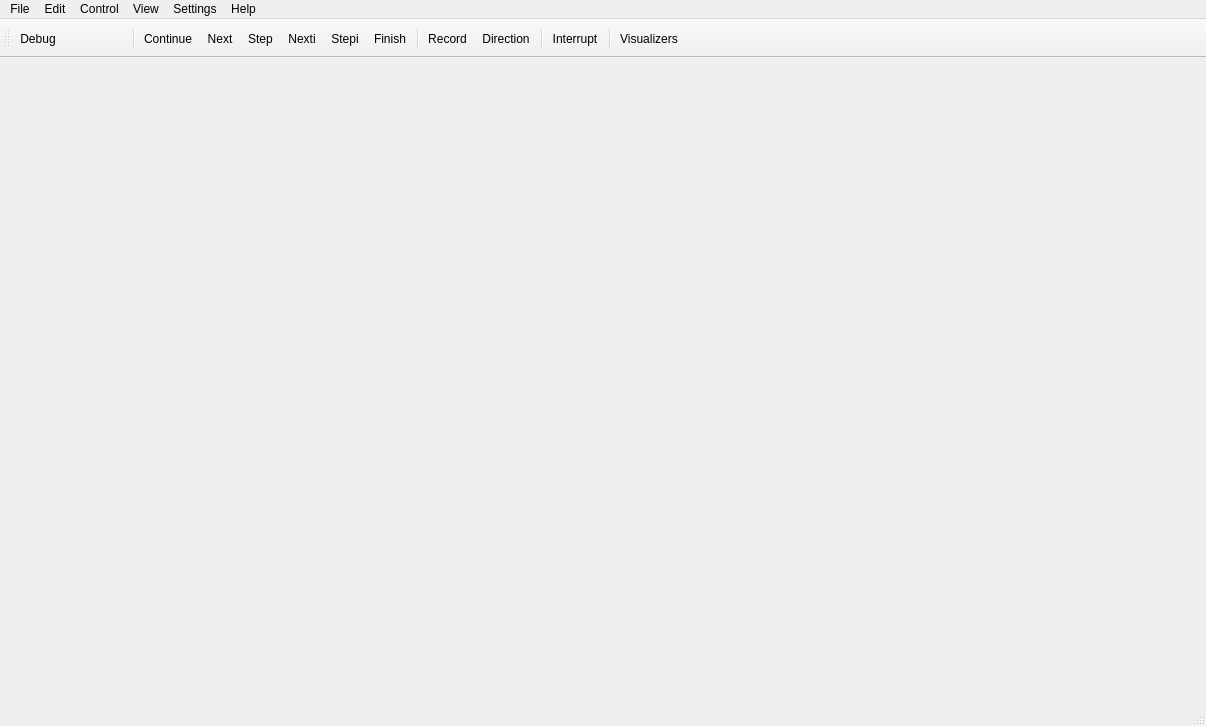
<?xml version="1.0" encoding="UTF-8"?>
<ui version="4.0">
 <class>SeerMainWindowForm</class>
 <widget class="QMainWindow" name="SeerMainWindowForm">
  <property name="geometry">
   <rect>
    <x>0</x>
    <y>0</y>
    <width>1206</width>
    <height>726</height>
   </rect>
  </property>
  <property name="contextMenuPolicy">
   <enum>Qt::NoContextMenu</enum>
  </property>
  <property name="windowTitle">
   <string>Seer Debugger</string>
  </property>
  <widget class="SeerGdbWidget" name="gdbWidget"/>
  <widget class="QMenuBar" name="menubar">
   <property name="geometry">
    <rect>
     <x>0</x>
     <y>0</y>
     <width>1206</width>
     <height>23</height>
    </rect>
   </property>
   <widget class="QMenu" name="menuFile">
    <property name="title">
     <string>File</string>
    </property>
    <addaction name="actionFileDebug"/>
    <addaction name="actionFileArguments"/>
    <addaction name="actionFileQuit"/>
   </widget>
   <widget class="QMenu" name="menuEdit">
    <property name="title">
     <string>Edit</string>
    </property>
   </widget>
   <widget class="QMenu" name="menuView">
    <property name="title">
     <string>View</string>
    </property>
    <widget class="QMenu" name="menuConsole">
     <property name="toolTip">
      <string/>
     </property>
     <property name="statusTip">
      <string/>
     </property>
     <property name="title">
      <string>Console</string>
     </property>
     <property name="icon">
      <iconset resource="resource.qrc">
       <normaloff>:/seer/resources/icons-icons/console.png</normaloff>:/seer/resources/icons-icons/console.png</iconset>
     </property>
     <addaction name="actionConsoleAttached"/>
     <addaction name="actionConsoleDetached"/>
     <addaction name="actionConsoleDetachedMinimized"/>
    </widget>
    <widget class="QMenu" name="menuStyles">
     <property name="title">
      <string>Styles</string>
     </property>
     <property name="icon">
      <iconset resource="resource.qrc">
       <normaloff>:/seer/resources/icons-icons/style.png</normaloff>:/seer/resources/icons-icons/style.png</iconset>
     </property>
    </widget>
    <addaction name="actionViewMemoryVisualizer"/>
    <addaction name="actionViewArrayVisualizer"/>
    <addaction name="actionViewMatrixVisualizer"/>
    <addaction name="actionViewStructVisualizer"/>
    <addaction name="actionViewBasicStructVisualizer"/>
    <addaction name="actionViewImageVisualizer"/>
    <addaction name="actionViewGdbMonitorVisualizer"/>
    <addaction name="actionViewAssembly"/>
    <addaction name="menuConsole"/>
    <addaction name="menuStyles"/>
   </widget>
   <widget class="QMenu" name="menuSettings">
    <property name="title">
     <string>Settings</string>
    </property>
    <addaction name="actionSettingsConfiguration"/>
    <addaction name="actionSettingsSaveConfiguration"/>
   </widget>
   <widget class="QMenu" name="menuHelp">
    <property name="title">
     <string>Help</string>
    </property>
    <addaction name="actionHelpAbout"/>
   </widget>
   <widget class="QMenu" name="menuControl">
    <property name="title">
     <string>Control</string>
    </property>
    <widget class="QMenu" name="actionControlRecordMenu">
     <property name="toolTip">
      <string>Set Record mode.</string>
     </property>
     <property name="title">
      <string>Record</string>
     </property>
     <property name="icon">
      <iconset resource="resource.qrc">
       <normaloff>:/seer/resources/RelaxLightIcons/tools-media-optical-burn-image.svg</normaloff>:/seer/resources/RelaxLightIcons/tools-media-optical-burn-image.svg</iconset>
     </property>
     <addaction name="actionControlRecordStart"/>
     <addaction name="actionControlRecordStop"/>
    </widget>
    <widget class="QMenu" name="actionControlDirectionMenu">
     <property name="toolTip">
      <string>Set Playback direction.</string>
     </property>
     <property name="title">
      <string>Direction</string>
     </property>
     <property name="icon">
      <iconset resource="resource.qrc">
       <normaloff>:/seer/resources/RelaxLightIcons/go-next.svg</normaloff>:/seer/resources/RelaxLightIcons/go-next.svg</iconset>
     </property>
     <addaction name="actionControlRecordForward"/>
     <addaction name="actionControlRecordReverse"/>
    </widget>
    <widget class="QMenu" name="actionControlReverseMenu">
     <property name="title">
      <string>Reverse</string>
     </property>
     <addaction name="actionControlReverseContinue"/>
     <addaction name="actionControlReverseNext"/>
     <addaction name="actionControlReverseStep"/>
     <addaction name="actionControlReverseFinish"/>
     <addaction name="separator"/>
     <addaction name="actionControlReverseNexti"/>
     <addaction name="actionControlReverseStepi"/>
    </widget>
    <addaction name="actionControlRestart"/>
    <addaction name="actionControlTerminate"/>
    <addaction name="actionControlContinue"/>
    <addaction name="actionControlNext"/>
    <addaction name="actionControlStep"/>
    <addaction name="actionControlFinish"/>
    <addaction name="actionControlRunToLine"/>
    <addaction name="separator"/>
    <addaction name="actionControlNexti"/>
    <addaction name="actionControlStepi"/>
    <addaction name="separator"/>
    <addaction name="actionControlRecordMenu"/>
    <addaction name="actionControlDirectionMenu"/>
    <addaction name="actionControlReverseMenu"/>
    <addaction name="separator"/>
    <addaction name="actionControlInterrupt"/>
   </widget>
   <addaction name="menuFile"/>
   <addaction name="menuEdit"/>
   <addaction name="menuControl"/>
   <addaction name="menuView"/>
   <addaction name="menuSettings"/>
   <addaction name="menuHelp"/>
  </widget>
  <widget class="QStatusBar" name="statusbar"/>
  <widget class="QToolBar" name="toolBar">
   <property name="windowTitle">
    <string>toolBar</string>
   </property>
   <property name="toolButtonStyle">
    <enum>Qt::ToolButtonTextBesideIcon</enum>
   </property>
   <attribute name="toolBarArea">
    <enum>TopToolBarArea</enum>
   </attribute>
   <attribute name="toolBarBreak">
    <bool>false</bool>
   </attribute>
   <addaction name="actionGdbLaunch"/>
   <addaction name="actionGdbTerminate"/>
   <addaction name="actionGdbRestart"/>
   <addaction name="separator"/>
   <addaction name="actionGdbContinue"/>
   <addaction name="actionGdbNext"/>
   <addaction name="actionGdbStep"/>
   <addaction name="actionGdbNexti"/>
   <addaction name="actionGdbStepi"/>
   <addaction name="actionGdbFinish"/>
   <addaction name="separator"/>
   <addaction name="actionRecordProcess"/>
   <addaction name="actionRecordDirection"/>
   <addaction name="separator"/>
   <addaction name="actionInterruptProcess"/>
   <addaction name="separator"/>
   <addaction name="actionVisualizers"/>
  </widget>
  <action name="actionFileQuit">
   <property name="icon">
    <iconset resource="resource.qrc">
     <normaloff>:/seer/resources/icons-icons/exit.png</normaloff>:/seer/resources/icons-icons/exit.png</iconset>
   </property>
   <property name="text">
    <string>Quit</string>
   </property>
   <property name="toolTip">
    <string>Quit</string>
   </property>
   <property name="statusTip">
    <string>Quit the  Seer debugger.</string>
   </property>
  </action>
  <action name="actionGdbRestart">
   <property name="icon">
    <iconset resource="resource.qrc">
     <normaloff>:/seer/resources/RelaxLightIcons/view-refresh.svg</normaloff>:/seer/resources/RelaxLightIcons/view-refresh.svg</iconset>
   </property>
   <property name="text">
    <string/>
   </property>
  </action>
  <action name="actionGdbNext">
   <property name="icon">
    <iconset resource="resource.qrc">
     <normaloff>:/seer/resources/RelaxLightIcons/debug-step-over.svg</normaloff>:/seer/resources/RelaxLightIcons/debug-step-over.svg</iconset>
   </property>
   <property name="text">
    <string>Next</string>
   </property>
  </action>
  <action name="actionGdbStep">
   <property name="icon">
    <iconset resource="resource.qrc">
     <normaloff>:/seer/resources/RelaxLightIcons/debug-step-into.svg</normaloff>:/seer/resources/RelaxLightIcons/debug-step-into.svg</iconset>
   </property>
   <property name="text">
    <string>Step</string>
   </property>
  </action>
  <action name="actionGdbFinish">
   <property name="icon">
    <iconset resource="resource.qrc">
     <normaloff>:/seer/resources/RelaxLightIcons/debug-step-out.svg</normaloff>:/seer/resources/RelaxLightIcons/debug-step-out.svg</iconset>
   </property>
   <property name="text">
    <string>Finish</string>
   </property>
  </action>
  <action name="actionGdbContinue">
   <property name="icon">
    <iconset resource="resource.qrc">
     <normaloff>:/seer/resources/RelaxLightIcons/debug-execute-from-cursor.svg</normaloff>:/seer/resources/RelaxLightIcons/debug-execute-from-cursor.svg</iconset>
   </property>
   <property name="text">
    <string>Continue</string>
   </property>
  </action>
  <action name="actionFileDebug">
   <property name="icon">
    <iconset resource="resource.qrc">
     <normaloff>:/seer/resources/thenounproject/fortune-teller.svg</normaloff>:/seer/resources/thenounproject/fortune-teller.svg</iconset>
   </property>
   <property name="text">
    <string>Debug...</string>
   </property>
   <property name="toolTip">
    <string>Debug</string>
   </property>
   <property name="statusTip">
    <string>Load an executable to debug.</string>
   </property>
  </action>
  <action name="actionFileArguments">
   <property name="icon">
    <iconset resource="resource.qrc">
     <normaloff>:/seer/resources/icons-icons/arguments.png</normaloff>:/seer/resources/icons-icons/arguments.png</iconset>
   </property>
   <property name="text">
    <string>Arguments...</string>
   </property>
   <property name="toolTip">
    <string>Arguments</string>
   </property>
   <property name="statusTip">
    <string>Specify new arguments to the current executable.</string>
   </property>
  </action>
  <action name="actionInterruptProcess">
   <property name="icon">
    <iconset resource="resource.qrc">
     <normaloff>:/seer/resources/thenounproject/stop.svg</normaloff>:/seer/resources/thenounproject/stop.svg</iconset>
   </property>
   <property name="text">
    <string>Interrupt</string>
   </property>
   <property name="toolTip">
    <string>Send a 'Terminate' signal to the process.&lt;br/&gt;&lt;br/&gt;Hold down for alternate signals.</string>
   </property>
  </action>
  <action name="actionHelpAbout">
   <property name="icon">
    <iconset resource="resource.qrc">
     <normaloff>:/seer/resources/icons/hicolor/32x32/seergdb.png</normaloff>:/seer/resources/icons/hicolor/32x32/seergdb.png</iconset>
   </property>
   <property name="text">
    <string>About Seer</string>
   </property>
   <property name="statusTip">
    <string>About Seer</string>
   </property>
  </action>
  <action name="actionViewMemoryVisualizer">
   <property name="icon">
    <iconset resource="resource.qrc">
     <normaloff>:/seer/resources/thenounproject/memory.svg</normaloff>:/seer/resources/thenounproject/memory.svg</iconset>
   </property>
   <property name="text">
    <string>Memory Visualizer</string>
   </property>
   <property name="statusTip">
    <string>Launch a blank Memory Visualizer.</string>
   </property>
  </action>
  <action name="actionViewArrayVisualizer">
   <property name="icon">
    <iconset resource="resource.qrc">
     <normaloff>:/seer/resources/thenounproject/memory.svg</normaloff>:/seer/resources/thenounproject/memory.svg</iconset>
   </property>
   <property name="text">
    <string>Array Visualizer</string>
   </property>
   <property name="statusTip">
    <string>Launch a blank Array Visualizer.</string>
   </property>
  </action>
  <action name="actionControlRestart">
   <property name="icon">
    <iconset resource="resource.qrc">
     <normaloff>:/seer/resources/RelaxLightIcons/view-refresh.svg</normaloff>:/seer/resources/RelaxLightIcons/view-refresh.svg</iconset>
   </property>
   <property name="text">
    <string>Restart</string>
   </property>
   <property name="toolTip">
    <string>Restart the debugging session</string>
   </property>
   <property name="statusTip">
    <string>Restart the debugging session. Honor breakpoints, if any.</string>
   </property>
  </action>
  <action name="actionControlContinue">
   <property name="icon">
    <iconset resource="resource.qrc">
     <normaloff>:/seer/resources/RelaxLightIcons/debug-execute-from-cursor.svg</normaloff>:/seer/resources/RelaxLightIcons/debug-execute-from-cursor.svg</iconset>
   </property>
   <property name="text">
    <string>Continue</string>
   </property>
   <property name="toolTip">
    <string>Continue</string>
   </property>
   <property name="statusTip">
    <string>Continue executing the program. Stop at any breakpoints, or when the program exits.</string>
   </property>
  </action>
  <action name="actionControlNext">
   <property name="icon">
    <iconset resource="resource.qrc">
     <normaloff>:/seer/resources/RelaxLightIcons/debug-step-over.svg</normaloff>:/seer/resources/RelaxLightIcons/debug-step-over.svg</iconset>
   </property>
   <property name="text">
    <string>Next</string>
   </property>
   <property name="toolTip">
    <string>Next</string>
   </property>
   <property name="statusTip">
    <string>Execute next step, step over functions.</string>
   </property>
  </action>
  <action name="actionControlStep">
   <property name="icon">
    <iconset resource="resource.qrc">
     <normaloff>:/seer/resources/RelaxLightIcons/debug-step-into.svg</normaloff>:/seer/resources/RelaxLightIcons/debug-step-into.svg</iconset>
   </property>
   <property name="text">
    <string>Step</string>
   </property>
   <property name="toolTip">
    <string>Step</string>
   </property>
   <property name="statusTip">
    <string>Execute next step, step into functions.</string>
   </property>
  </action>
  <action name="actionControlFinish">
   <property name="icon">
    <iconset resource="resource.qrc">
     <normaloff>:/seer/resources/RelaxLightIcons/debug-step-out.svg</normaloff>:/seer/resources/RelaxLightIcons/debug-step-out.svg</iconset>
   </property>
   <property name="text">
    <string>Finish</string>
   </property>
   <property name="toolTip">
    <string>Finish</string>
   </property>
   <property name="statusTip">
    <string>Execute the remaining function, stop after it exits.</string>
   </property>
  </action>
  <action name="actionControlInterrupt">
   <property name="icon">
    <iconset resource="resource.qrc">
     <normaloff>:/seer/resources/thenounproject/stop.svg</normaloff>:/seer/resources/thenounproject/stop.svg</iconset>
   </property>
   <property name="text">
    <string>Interrupt</string>
   </property>
   <property name="toolTip">
    <string>Interrupt</string>
   </property>
   <property name="statusTip">
    <string>Send a 'Terminate' signal to the process.</string>
   </property>
  </action>
  <action name="actionSettingsConfiguration">
   <property name="icon">
    <iconset resource="resource.qrc">
     <normaloff>:/seer/resources/thenounproject/configure.svg</normaloff>:/seer/resources/thenounproject/configure.svg</iconset>
   </property>
   <property name="text">
    <string>Configuration...</string>
   </property>
   <property name="statusTip">
    <string>Configure Seer.</string>
   </property>
  </action>
  <action name="actionSettingsSaveConfiguration">
   <property name="icon">
    <iconset resource="resource.qrc">
     <normaloff>:/seer/resources/RelaxLightIcons/document-save.svg</normaloff>:/seer/resources/RelaxLightIcons/document-save.svg</iconset>
   </property>
   <property name="text">
    <string>Save Configuration...</string>
   </property>
   <property name="statusTip">
    <string>Save the configurations so future Seer sessions will use them.</string>
   </property>
  </action>
  <action name="actionConsoleAttached">
   <property name="icon">
    <iconset resource="resource.qrc">
     <normaloff>:/seer/resources/icons-icons/attach.png</normaloff>:/seer/resources/icons-icons/attach.png</iconset>
   </property>
   <property name="text">
    <string>Attached</string>
   </property>
   <property name="toolTip">
    <string>Show the console window in Seer's tabs.</string>
   </property>
   <property name="statusTip">
    <string>Show the console window in Seer's tabs.</string>
   </property>
  </action>
  <action name="actionConsoleDetached">
   <property name="icon">
    <iconset resource="resource.qrc">
     <normaloff>:/seer/resources/icons-icons/maximize.png</normaloff>:/seer/resources/icons-icons/maximize.png</iconset>
   </property>
   <property name="text">
    <string>Detached</string>
   </property>
   <property name="toolTip">
    <string>Detach the console into it's own window.</string>
   </property>
   <property name="statusTip">
    <string>Detach the console into it's own window.</string>
   </property>
  </action>
  <action name="actionConsoleDetachedMinimized">
   <property name="icon">
    <iconset resource="resource.qrc">
     <normaloff>:/seer/resources/icons-icons/minimize.png</normaloff>:/seer/resources/icons-icons/minimize.png</iconset>
   </property>
   <property name="text">
    <string>Detached Minimized</string>
   </property>
   <property name="toolTip">
    <string>Detach the console into it's own minimaize window.</string>
   </property>
   <property name="statusTip">
    <string>Detach the console into it's own minimaize window.</string>
   </property>
  </action>
  <action name="actionControlNexti">
   <property name="icon">
    <iconset resource="resource.qrc">
     <normaloff>:/seer/resources/RelaxLightIcons/debug-step-instruction.svg</normaloff>:/seer/resources/RelaxLightIcons/debug-step-instruction.svg</iconset>
   </property>
   <property name="text">
    <string>Nexti</string>
   </property>
   <property name="statusTip">
    <string>Execute next instruction, step over functions.</string>
   </property>
  </action>
  <action name="actionControlStepi">
   <property name="icon">
    <iconset resource="resource.qrc">
     <normaloff>:/seer/resources/RelaxLightIcons/debug-step-into-instruction.svg</normaloff>:/seer/resources/RelaxLightIcons/debug-step-into-instruction.svg</iconset>
   </property>
   <property name="text">
    <string>Stepi</string>
   </property>
   <property name="statusTip">
    <string>Execute next instruction, step into functions.</string>
   </property>
  </action>
  <action name="actionViewAssembly">
   <property name="icon">
    <iconset resource="resource.qrc">
     <normaloff>:/seer/resources/thenounproject/assembly.svg</normaloff>:/seer/resources/thenounproject/assembly.svg</iconset>
   </property>
   <property name="text">
    <string>Assembly View</string>
   </property>
   <property name="statusTip">
    <string>View the program's assembly.</string>
   </property>
  </action>
  <action name="actionViewStructVisualizer">
   <property name="icon">
    <iconset resource="resource.qrc">
     <normaloff>:/seer/resources/thenounproject/memory.svg</normaloff>:/seer/resources/thenounproject/memory.svg</iconset>
   </property>
   <property name="text">
    <string>Struct Visualizer</string>
   </property>
   <property name="statusTip">
    <string>Launch a blank Struct Visualizer.</string>
   </property>
  </action>
  <action name="actionControlRecordStop">
   <property name="icon">
    <iconset resource="resource.qrc">
     <normaloff>:/seer/resources/thenounproject/stop.svg</normaloff>:/seer/resources/thenounproject/stop.svg</iconset>
   </property>
   <property name="text">
    <string>Stop</string>
   </property>
   <property name="toolTip">
    <string>Stop Record mode.</string>
   </property>
  </action>
  <action name="actionControlRecordReverse">
   <property name="checkable">
    <bool>true</bool>
   </property>
   <property name="icon">
    <iconset resource="resource.qrc">
     <normaloff>:/seer/resources/RelaxLightIcons/go-previous.svg</normaloff>:/seer/resources/RelaxLightIcons/go-previous.svg</iconset>
   </property>
   <property name="text">
    <string>Reverse</string>
   </property>
   <property name="toolTip">
    <string>Set Gdb Playback to reverse.</string>
   </property>
  </action>
  <action name="actionRecordProcess">
   <property name="icon">
    <iconset resource="resource.qrc">
     <normaloff>:/seer/resources/RelaxLightIcons/tools-media-optical-burn-image.svg</normaloff>:/seer/resources/RelaxLightIcons/tools-media-optical-burn-image.svg</iconset>
   </property>
   <property name="text">
    <string>Record</string>
   </property>
   <property name="toolTip">
    <string>Toggle Record mode.</string>
   </property>
  </action>
  <action name="actionControlRecordStart">
   <property name="icon">
    <iconset resource="resource.qrc">
     <normaloff>:/seer/resources/RelaxLightIcons/debug-execute-from-cursor.svg</normaloff>:/seer/resources/RelaxLightIcons/debug-execute-from-cursor.svg</iconset>
   </property>
   <property name="text">
    <string>Start</string>
   </property>
   <property name="toolTip">
    <string>Start Record mode.</string>
   </property>
  </action>
  <action name="actionControlRecordForward">
   <property name="checkable">
    <bool>true</bool>
   </property>
   <property name="icon">
    <iconset resource="resource.qrc">
     <normaloff>:/seer/resources/RelaxLightIcons/go-next.svg</normaloff>:/seer/resources/RelaxLightIcons/go-next.svg</iconset>
   </property>
   <property name="text">
    <string>Forward</string>
   </property>
   <property name="toolTip">
    <string>Set Gdb Playback to forward.</string>
   </property>
  </action>
  <action name="actionRecordDirection">
   <property name="icon">
    <iconset resource="resource.qrc">
     <normaloff>:/seer/resources/RelaxLightIcons/go-next.svg</normaloff>:/seer/resources/RelaxLightIcons/go-next.svg</iconset>
   </property>
   <property name="text">
    <string>Direction</string>
   </property>
   <property name="toolTip">
    <string>Toggle Playback direction.</string>
   </property>
  </action>
  <action name="actionViewImageVisualizer">
   <property name="icon">
    <iconset resource="resource.qrc">
     <normaloff>:/seer/resources/thenounproject/memory.svg</normaloff>:/seer/resources/thenounproject/memory.svg</iconset>
   </property>
   <property name="text">
    <string>Image Visualizer</string>
   </property>
   <property name="statusTip">
    <string>Launch a blank Image Visualizer.</string>
   </property>
  </action>
  <action name="actionGdbNexti">
   <property name="icon">
    <iconset resource="resource.qrc">
     <normaloff>:/seer/resources/RelaxLightIcons/debug-step-instruction.svg</normaloff>:/seer/resources/RelaxLightIcons/debug-step-instruction.svg</iconset>
   </property>
   <property name="text">
    <string>Nexti</string>
   </property>
   <property name="toolTip">
    <string>Nexti</string>
   </property>
  </action>
  <action name="actionGdbStepi">
   <property name="icon">
    <iconset resource="resource.qrc">
     <normaloff>:/seer/resources/RelaxLightIcons/debug-step-into-instruction.svg</normaloff>:/seer/resources/RelaxLightIcons/debug-step-into-instruction.svg</iconset>
   </property>
   <property name="text">
    <string>Stepi</string>
   </property>
   <property name="toolTip">
    <string>Stepi</string>
   </property>
  </action>
  <action name="actionVisualizers">
   <property name="icon">
    <iconset resource="resource.qrc">
     <normaloff>:/seer/resources/thenounproject/memory.svg</normaloff>:/seer/resources/thenounproject/memory.svg</iconset>
   </property>
   <property name="text">
    <string>Visualizers</string>
   </property>
   <property name="toolTip">
    <string>Launch a Memory visualizer.&lt;br/&gt;&lt;br/&gt;Hold down for alternate visualizers.</string>
   </property>
  </action>
  <action name="actionViewBasicStructVisualizer">
   <property name="icon">
    <iconset resource="resource.qrc">
     <normaloff>:/seer/resources/thenounproject/memory.svg</normaloff>:/seer/resources/thenounproject/memory.svg</iconset>
   </property>
   <property name="text">
    <string>Basic Struct Visualizer</string>
   </property>
   <property name="statusTip">
    <string>Launch a blank Basic Struct Visualizer.</string>
   </property>
  </action>
  <action name="actionViewExecutionMessages">
   <property name="text">
    <string>Execution Messages</string>
   </property>
   <property name="statusTip">
    <string>View the program's execution messages.</string>
   </property>
  </action>
  <action name="actionGdbTerminate">
   <property name="icon">
    <iconset resource="resource.qrc">
     <normaloff>:/seer/resources/RelaxLightIcons/system-shutdown.svg</normaloff>:/seer/resources/RelaxLightIcons/system-shutdown.svg</iconset>
   </property>
   <property name="text">
    <string/>
   </property>
   <property name="toolTip">
    <string/>
   </property>
   <property name="menuRole">
    <enum>QAction::NoRole</enum>
   </property>
  </action>
  <action name="actionGdbLaunch">
   <property name="icon">
    <iconset resource="resource.qrc">
     <normaloff>:/seer/resources/thenounproject/fortune-teller.svg</normaloff>:/seer/resources/thenounproject/fortune-teller.svg</iconset>
   </property>
   <property name="text">
    <string>Debug</string>
   </property>
   <property name="toolTip">
    <string>Launch a debugging session.</string>
   </property>
   <property name="menuRole">
    <enum>QAction::NoRole</enum>
   </property>
  </action>
  <action name="actionControlTerminate">
   <property name="icon">
    <iconset resource="resource.qrc">
     <normaloff>:/seer/resources/RelaxLightIcons/system-shutdown.svg</normaloff>:/seer/resources/RelaxLightIcons/system-shutdown.svg</iconset>
   </property>
   <property name="text">
    <string>Terminate</string>
   </property>
   <property name="toolTip">
    <string>Terminate the debugging session</string>
   </property>
   <property name="statusTip">
    <string>Terminate the debugging session.</string>
   </property>
   <property name="menuRole">
    <enum>QAction::NoRole</enum>
   </property>
  </action>
  <action name="actionViewMatrixVisualizer">
   <property name="icon">
    <iconset resource="resource.qrc">
     <normaloff>:/seer/resources/thenounproject/memory.svg</normaloff>:/seer/resources/thenounproject/memory.svg</iconset>
   </property>
   <property name="text">
    <string>Matrix Visualizer</string>
   </property>
   <property name="statusTip">
    <string>Launch a blank Matrix Visualizer.</string>
   </property>
  </action>
  <action name="actionControlReverseContinue">
   <property name="icon">
    <iconset resource="resource.qrc">
     <normaloff>:/seer/resources/RelaxLightIcons/debug-execute-from-cursor.svg</normaloff>:/seer/resources/RelaxLightIcons/debug-execute-from-cursor.svg</iconset>
   </property>
   <property name="text">
    <string>Reverse Continue</string>
   </property>
  </action>
  <action name="actionControlReverseNext">
   <property name="icon">
    <iconset resource="resource.qrc">
     <normaloff>:/seer/resources/RelaxLightIcons/debug-step-over.svg</normaloff>:/seer/resources/RelaxLightIcons/debug-step-over.svg</iconset>
   </property>
   <property name="text">
    <string>Reverse Next</string>
   </property>
  </action>
  <action name="actionControlReverseStep">
   <property name="icon">
    <iconset resource="resource.qrc">
     <normaloff>:/seer/resources/RelaxLightIcons/debug-step-into.svg</normaloff>:/seer/resources/RelaxLightIcons/debug-step-into.svg</iconset>
   </property>
   <property name="text">
    <string>Reverse Step</string>
   </property>
  </action>
  <action name="actionControlReverseFinish">
   <property name="icon">
    <iconset resource="resource.qrc">
     <normaloff>:/seer/resources/RelaxLightIcons/debug-step-out.svg</normaloff>:/seer/resources/RelaxLightIcons/debug-step-out.svg</iconset>
   </property>
   <property name="text">
    <string>Reverse Finish</string>
   </property>
  </action>
  <action name="actionControlReverseNexti">
   <property name="icon">
    <iconset resource="resource.qrc">
     <normaloff>:/seer/resources/RelaxLightIcons/debug-step-instruction.svg</normaloff>:/seer/resources/RelaxLightIcons/debug-step-instruction.svg</iconset>
   </property>
   <property name="text">
    <string>Reverse Nexti</string>
   </property>
  </action>
  <action name="actionControlReverseStepi">
   <property name="icon">
    <iconset resource="resource.qrc">
     <normaloff>:/seer/resources/RelaxLightIcons/debug-step-into-instruction.svg</normaloff>:/seer/resources/RelaxLightIcons/debug-step-into-instruction.svg</iconset>
   </property>
   <property name="text">
    <string>Reverse Stepi</string>
   </property>
  </action>
  <action name="actionControlRunToLine">
   <property name="icon">
    <iconset resource="resource.qrc">
     <normaloff>:/seer/resources/RelaxLightIcons/debug-execute-from-cursor.svg</normaloff>:/seer/resources/RelaxLightIcons/debug-execute-from-cursor.svg</iconset>
   </property>
   <property name="text">
    <string>Run To Line</string>
   </property>
   <property name="statusTip">
    <string>Run to the currently selected line. Stop at any breakpoints, or when the program exits.</string>
   </property>
   <property name="menuRole">
    <enum>QAction::NoRole</enum>
   </property>
  </action>
  <action name="actionViewGdbMonitorVisualizer">
   <property name="icon">
    <iconset resource="resource.qrc">
     <normaloff>:/seer/resources/thenounproject/memory.svg</normaloff>:/seer/resources/thenounproject/memory.svg</iconset>
   </property>
   <property name="text">
    <string>GDB Monitor Visualizer</string>
   </property>
  </action>
 </widget>
 <customwidgets>
  <customwidget>
   <class>SeerGdbWidget</class>
   <extends>QWidget</extends>
   <header>SeerGdbWidget.h</header>
   <container>1</container>
  </customwidget>
 </customwidgets>
 <resources>
  <include location="resource.qrc"/>
 </resources>
 <connections/>
</ui>
